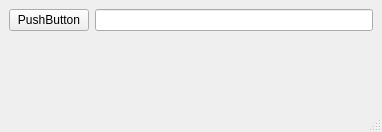
<?xml version="1.0" encoding="UTF-8"?>
<ui version="4.0">
 <class>MainWindow</class>
 <widget class="QMainWindow" name="MainWindow">
  <property name="geometry">
   <rect>
    <x>0</x>
    <y>0</y>
    <width>382</width>
    <height>132</height>
   </rect>
  </property>
  <property name="windowTitle">
   <string>MainWindow</string>
  </property>
  <widget class="QWidget" name="centralwidget">
   <layout class="QGridLayout" name="gridLayout">
    <item row="0" column="0">
     <layout class="QFormLayout" name="formLayout">
      <item row="0" column="0">
       <widget class="QPushButton" name="pushButton">
        <property name="text">
         <string>PushButton</string>
        </property>
       </widget>
      </item>
      <item row="0" column="1">
       <widget class="QLineEdit" name="lineEdit"/>
      </item>
     </layout>
    </item>
   </layout>
  </widget>
  <widget class="QMenuBar" name="menubar">
   <property name="geometry">
    <rect>
     <x>0</x>
     <y>0</y>
     <width>382</width>
     <height>25</height>
    </rect>
   </property>
  </widget>
  <widget class="QStatusBar" name="statusbar"/>
 </widget>
 <resources/>
 <connections/>
</ui>
